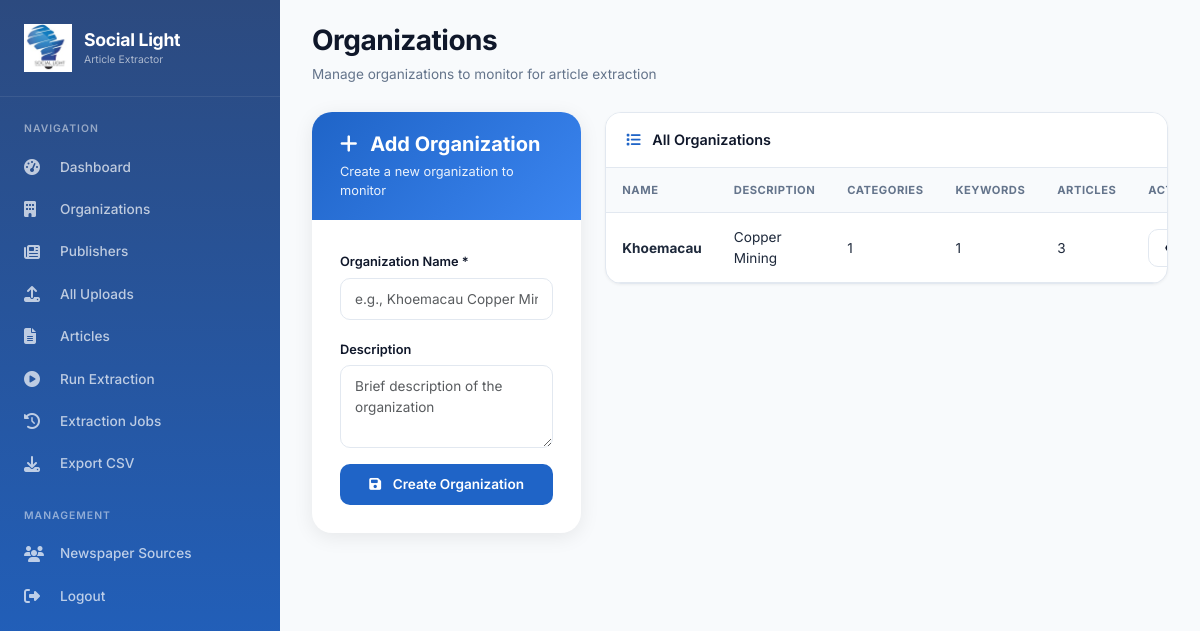
Screenshot of /organisations/ (signed in) with the database file from the repository.
### organisations/models.py (models this page shows, shortened)
class Organisation(models.Model):
    name = models.CharField(max_length=200, unique=True)
    description = models.TextField(blank=True, null=True)
    created_at = models.DateTimeField(auto_now_add=True)

class KeywordCategory(models.Model):
    organisation = models.ForeignKey(Organisation, on_delete=models.CASCADE, related_name='keyword_categories')
    name = models.CharField(max_length=100)
    description = models.CharField(max_length=200, blank=True, null=True)
    weight = models.IntegerField(default=1)
    class Meta:
        unique_together = ['organisation', 'name']

### organisations/views.py (the view)
# urls.py: path('', views.organisation_list, name='list'),
@staff_member_required
def organisation_list(request):
    organisations = Organisation.objects.all().order_by('name')
    return render(request, 'organisations/list.html', {'organisations': organisations})

### templates/organisations/list.html (shortened to what this page needs)
{% extends 'base.html' %}
{% block content %}
<div class="page-header">
    <h1>Organizations</h1>
    <p>Manage organizations to monitor for article extraction</p>
</div>
<div class="row">
    <div class="col-md-4">
        <div class="form-card">
            <div class="form-card-header">
                <h4><i class="fas fa-plus me-2"></i> Add Organization</h4>
                <p>Create a new organization to monitor</p>
            </div>
            <div class="form-card-body">
                <form method="post" action="{% url 'organisations:create' %}">
                    <div class="mb-3">
                        <label class="form-label">Organization Name *</label>
                        <input type="text" name="name" class="form-control" required placeholder="e.g., Khoemacau Copper Mining">
                    </div>
                    <div class="mb-3">
                        <label class="form-label">Description</label>
                        <textarea name="description" class="form-control" rows="3" placeholder="Brief description of the organization"></textarea>
                    </div>
                    <button type="submit" class="btn btn-primary w-100">
                        <i class="fas fa-save me-2"></i> Create Organization
                    </button>
                </form>
            </div>
        </div>
    </div>
    <div class="col-md-8">
        <div class="section-card">
            <div class="section-header">
                <i class="fas fa-list"></i> All Organizations
            </div>
            <div class="table-responsive">
                <table class="data-table">
                    <thead>
                        <tr>
                            <th>Name</th>
                            <th>Description</th>
                            <th>Categories</th>
                            <th>Keywords</th>
                            <th>Articles</th>
                            <th>Actions</th>
                        </tr>
                    </thead>
                    <tbody>
                        {% for org in organisations %}
                        <tr>
                            <td><strong>{{ org.name }}</strong></td>
                            <td>{{ org.description|default:"-"|truncatechars:40 }}</td>
                            <td>{{ org.keyword_categories.count }}</td>
                            <td>
                                {% with total=0 %}
                                    {{ org.keyword_categories.all|length }}
                                {% endwith %}
                            </td>
                            <td>{{ org.articles.count }}</td>
                            <td>
                                <div class="btn-group" role="group">
                                    <a href="{% url 'organisations:detail' org.id %}" class="btn btn-sm btn-outline-primary" title="View Details">
                                    </a>
                                </div>
                             </td>
                         </tr>
                        {% empty %}
                        <tr>
                            <td colspan="6" class="text-center py-4 text-muted">No organizations yet. Create your first organization.</td>
                        </tr>
                        {% endfor %}
                    </tbody>
                </table>
            </div>
        </div>
    </div>
</div>
{% endblock %}

### templates/base.html (style rules this page uses)
* { margin: 0; padding: 0; box-sizing: border-box; }
body { font-family: 'Inter', -apple-system, BlinkMacSystemFont, 'Segoe UI', Roboto, sans-serif; background-color: #f8fafc; overflow-x: hidden; }
.page-header { margin-bottom: 28px; }
.page-header h1 { font-size: 1.75rem; font-weight: 700; color: #0f172a; margin: 0; letter-spacing: -0.5px; }
.page-header p { color: #64748b; font-size: 0.85rem; margin: 6px 0 0; }
.section-card { background: white; border-radius: 16px; box-shadow: 0 1px 3px rgba(0,0,0,0.05); border: 1px solid #e2e8f0; margin-bottom: 24px; overflow: hidden; }
.section-header { padding: 16px 20px; border-bottom: 1px solid #e2e8f0; background: white; font-weight: 600; font-size: 0.9rem; color: #0f172a; }
.section-header i { margin-right: 8px; color: #1F64C7; }
.form-card { background: white; border-radius: 20px; box-shadow: 0 4px 20px rgba(0,0,0,0.08); border: none; overflow: hidden; }
.form-card-header { background: linear-gradient(135deg, #1F64C7 0%, #3B85F0 100%); padding: 20px 28px; color: white; }
.form-card-header h4 { font-size: 1.25rem; font-weight: 700; margin: 0; }
.form-card-header p { font-size: 0.8rem; opacity: 0.9; margin: 6px 0 0; }
.form-card-body { padding: 28px; }
.form-label { font-weight: 600; font-size: 0.8rem; color: #0f172a; margin-bottom: 6px; }
.form-control, .form-select { border-radius: 10px; border: 1.5px solid #e2e8f0; padding: 10px 14px; font-size: 0.85rem; transition: all 0.2s; }
.btn-primary { background: #1F64C7; border: none; padding: 10px 20px; font-size: 0.85rem; font-weight: 600; border-radius: 10px; transition: all 0.2s; }
.btn-outline-primary { border: 1.5px solid #e2e8f0; background: white; color: #0f172a; padding: 8px 16px; font-size: 0.85rem; font-weight: 500; border-radius: 10px; }
.data-table { width: 100%; }
.data-table th { font-size: 0.7rem; font-weight: 700; text-transform: uppercase; letter-spacing: 0.5px; color: #64748b; padding: 14px 16px; background: #f8fafc; border-bottom: 1px solid #e2e8f0; }
.data-table td { padding: 14px 16px; font-size: 0.85rem; border-bottom: 1px solid #e2e8f0; color: #1e293b; }

### rows the page displays
Organisation: name "Khoemacau", description "Copper Mining", keyword_categories.count "1", keyword_categories.all|length "1", articles.count "3"
